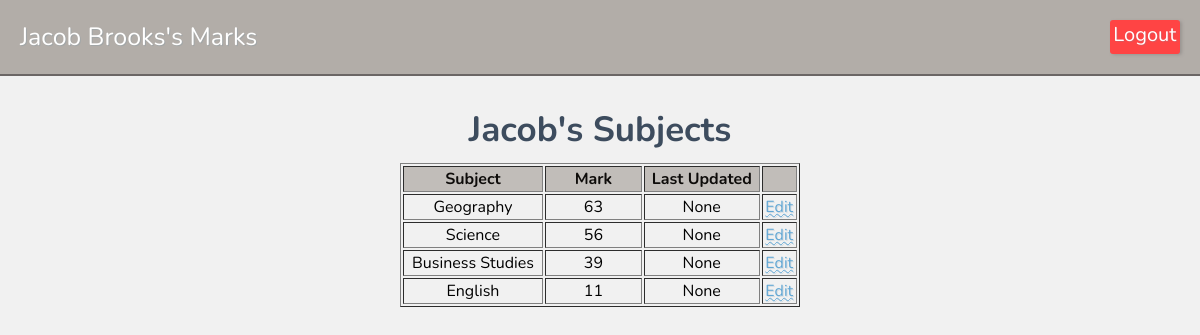
/student/4 (signed in), run on the app's committed database.
### tables this page shows
CREATE TABLE "students"(id INTEGER PRIMARY KEY AUTOINCREMENT,
"firstname" TEXT NOT NULL,
"lastname" TEXT NOT NULL);

CREATE TABLE "marks"(id INTEGER PRIMARY KEY AUTOINCREMENT,
student_id INTEGER, `subject_id` INTEGER,
subject TEXT NOT NULL,
"marks" INTEGER,
last_updated TIMESTAMP DEFAULT CURRENT_TIMESTAMP);

### app.py (the view)
@app.route('/student/<int:student_id>')
def student(student_id):
    if 'user_id' not in session:
        return redirect(url_for('login'))
    db = get_db()
    student = db.execute(
        'SELECT * FROM students WHERE id = ?',
        (student_id,)).fetchone()
    marks = db.execute(
        'SELECT id, subject, marks as mark, last_updated FROM Marks WHERE student_id = ? ORDER BY marks DESC',
        (student_id,)).fetchall()
    edit_mark_id = request.args.get('edit')
    return render_template('student.html', student=student, marks=marks, edit_mark_id=edit_mark_id)

### app.py (called while the page is built)
def get_db():
    db = sqlite3.connect('database/student_mark.db')
    db.row_factory = sqlite3.Row
    return db

### templates/student.html
{% extends "base.html" %}
{% block text %}
{{ student['firstname'] }} {{ student['lastname'] }}'s Marks
{% endblock text %}
{% block content %}
<h2 class="heading2">{{student['firstname']}}'s Subjects</h2>
<table border="1">
    <thead>
        <tr>
            <th>Subject</th>
            <th>Mark</th>
            <th>Last Updated</th>
            <th></th>
        </tr>
    </thead>
    <tbody>
        {% for mark in marks %}
        <tr>
            <td>{{ mark['subject'] }}</td>
            <td>{{ mark['mark'] }}</td>
            <td>{{ mark['last_updated'] }}</td>
            <td>
                {% if edit_mark_id and edit_mark_id|int == mark['id'] %}
                <form action="{{ url_for('edit_mark', mark_id=mark['id']) }}" method="post"
                    style="display:flex; gap:6px; align-items:center;">
                    <span s>{{ mark['subject'] }}</span>
                    <input name="mark" type="number" min="0" max="100" value="{{ mark['mark'] }}" required>
                    <button type="submit">Save</button>
                    <a href="{{ url_for('student', student_id=student['id']) }}" style="margin-left:6px;">Cancel</a>
                </form>
                {% else %}
                <a href="{{ url_for('student', student_id=student['id'], edit=mark['id']) }}">Edit</a>
                {% endif %}
            </td>
        </tr>
        {% endfor %}
    </tbody>
</table>
{% endblock content %}

### static/css/style.css (style rules this page uses)
body { margin: 0; padding: 0; font-family: "Nunito"; background-image:url('https://imgh.in/host/sce4o3'); background-repeat:repeat; background-size:40%; background-color: #f0f0f0ec; background-blend-mode: lighten; }
.heading2 { margin-top:-10px; padding:0; color:#3d4c5e; text-align:center; align-items: center; font-size:35px; margin-bottom:0px; }
* { box-sizing: border-box; }
table { margin-left:auto; margin-right:auto; margin-top:10px; width:400px; }
th { background-color: #756b6164; color:rgb(14, 12, 10); }
tr { text-align:center; }
table td:nth-child(2) { width:25%; }
a { text-decoration: underline wavy 0.5px; color: #62a7d4; text-shadow: 1px 1px #658ca734; }

### data on the page
students: firstname "Jacob", lastname "Brooks"
marks: subject "Geography", mark "63", last_updated "None"
marks: subject "Science", mark "56", last_updated "None"
marks: subject "Business Studies", mark "39", last_updated "None"
marks: subject "English", mark "11", last_updated "None"
